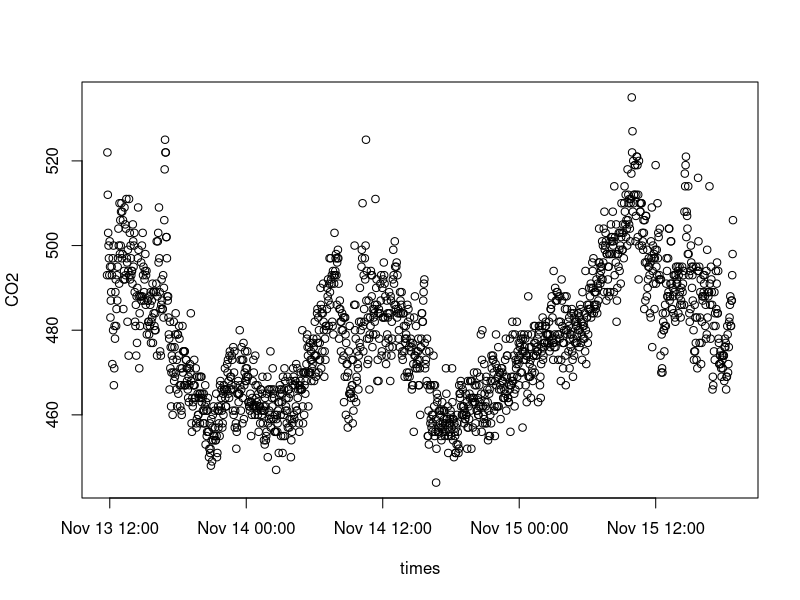

The R script that drew this image: (Note: this script raises an error after producing the figure.)
## ---- chunk 1
knitr::opts_chunk$set(echo = TRUE)
## ---- chunk 2
# load data for testing
data = readxl::read_excel("Aranet4 0C1B8_2023-11-15T18_47_56-0500.xlsx")
times = data$`Time(dd/mm/yyyy)`
times = as.POSIXct(times, format = "%d/%m/%Y %I:%M:%S %p")
CO2 = data$`Carbon dioxide(ppm)`

plot(times, CO2)

# simulated data for testing
persondata <- data.frame(
  time = c(0, 8, 8, 12, 12, 13, 13, 17, 24),
  n = c(0, 15, 2, 0, 0, 15, 2, 0, 0),
  age = c(0, 8, 30, 8, 30, 8, 30, 0, 0),
  gender = rep(NA, 9),
  MET = c(NA, 3, 1.8, 3, 1.8, 3, 2, NA, NA),
  CO2rate = rep(NA, 9)
) 
simdata <- simulateData(persondata = persondata, volume=500, ventilation_rate = 2, CO2var = 0.01, method='Exponential')

CO2 = simdata$CO2
freq=1
volume=500
envCO2=400
Q = .1
## ---- chunk 3
estimate_ventilation <- function(freq, CO2, volume, envCO2, init.Q, temp=25, persondata, method='NR', max.iter=1000, tol=1e-6) {

  # format data
  CO2 = as.numeric(CO2)
  
  # get emissions from persondata
  if (is.null(persondata)) {
    stop("persondata must be provided")
  }
  emissions <- persondata_to_emission(persondata, temp, freq)
  times <- emissions$times
  nadj_CO2rate <- emissions$nadj_CO2rate
  
  if(length(CO2) > length(times)) {
    warning(sprintf("More CO2 measurements than expected from persondata. Make sure the persondata starts at 0 and covers the same time period as the CO2 data. Using the last row of persondata for the last %d CO2 measurements", length(CO2) - length(times)))
    nadj_CO2rate <- c(nadj_CO2rate, rep(nadj_CO2rate[length(nadj_CO2rate)], length(CO2) - length(times)))
  } else if(length(CO2) < length(times)) {
    stop("More persondata than CO2 measurements. Make sure the persondata starts at 0 and covers the same time period as the CO2 data. Only using the provided persondata up until the last CO2 measurement")
  }
    nadj_CO2rate <- nadj_CO2rate[1:length(CO2)]
    
  # Convert from ppm to ug/m^3
  ppm_to_ug <- function(ppm, temp){
    ppm / 44.01 * 8314 * (273.15+temp) / 1000 / 101.325
  }
  
  # convert from ug/m^3 to ppm
  ug_to_ppm <- function(ug, temp) {
    ug * 44.01 * 1000 * 101.325 / 8314 / (273.15+temp)
  }
  
  envCO2 <- ppm_to_ug(envCO2, temp)
  CO2 <- ppm_to_ug(CO2, temp)
  
  if(method=='NR'){  
  # Gradient descent
    Q = init.Q
    convergence = 0
    for(iter in 1:max.iter){
      ChatminusC = (nadj_CO2rate[1:(length(CO2)-1)]/Q*(1-exp(-Q/volume*freq))+(CO2[1:(length(CO2)-1)] - envCO2)*exp(-Q/volume*freq) + envCO2 - CO2[2:length(CO2)])
      f = sum(ChatminusC^2)
      #df = 2*(ChatminusC %*% ( -nadj_CO2rate[1:(length(CO2)-1)]/(Q^2)*(1-exp(-Q/volume*freq)) + (nadj_CO2rate[1:(length(CO2)-1)]/Q - CO2[1:(length(CO2)-1)] + envCO2)*exp(-Q/volume*freq)*freq/volume))
      #df = 2*sum(ChatminusC *(-nadj_CO2rate[1:(length(CO2)-1)]/(Q^2) * (1-exp(-Q/volume * freq)) + exp(-Q / volume * freq) * (freq / volume) * (nadj_CO2rate[1:(length(CO2)-1)] / Q - CO2[1:(length(CO2)-1)] + envCO2)))
      df = 2*sum(ChatminusC *(-nadj_CO2rate[1:(length(CO2)-1)]/(Q^2) * (1-exp(-Q/volume * freq)) + exp(-Q / volume * freq) * (freq / volume) * (nadj_CO2rate[1:(length(CO2)-1)] / Q - CO2[1:(length(CO2)-1)] + envCO2)))
      Q2 = Q - 1e-4*f/df
      # print(paste("f:",f))
      # print(paste("df:",df))
      # print(paste("Q2:",Q2))
      if(Q2 < 0){
        warning("Large jump resulted in negative Q. Returning previous Q")
        break()
      }
      if(abs(Q2-Q) < tol){
        convergence=1
        break()
      }
      Q = Q2
    }
  }
    return(list(est_ventilation = Q, iter=iter, convergence=convergence))
}

estimate_ventilation(freq=1, CO2=simdata$CO2, volume=500, envCO2=400, init.Q=1, temp=25, persondata=persondata, method='NR', max.iter=10000, tol=1e-8)
## ---- chunk 4

